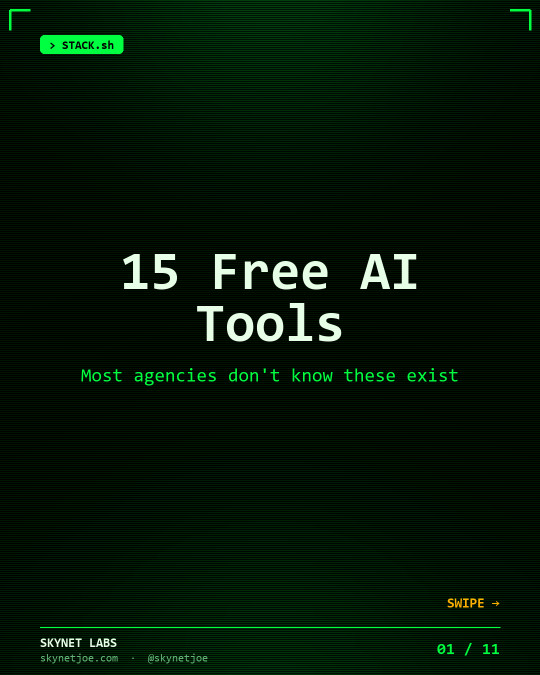
#> input picture slides/02_15-free-ai-tools-most-agencies-dont-know-exist/slide_01.png, 1080 x 1350 px, found by its file name (shown at 1/2 size)
$ python pinterest_pins.py
#> lines starting #> are read from the running program, lines starting #| are printed output that depends on the picture
"""
pinterest_pins.py — SkynetLabs Carousel Batch 5
Generate tall Pinterest-optimized infographic pins.

For each carousel:
  1. Hook slide (title — grabs attention)
  2. Stat slide (big number — curiosity driver)
  3. Recap slide (bullet summary — value proof)

Stitched vertically: 1080 x 2100 (ratio ~1:1.94 — Pinterest sweet spot).
Each slide resized to 1080x700 from 1080x1350 originals.

Output: pinterest-pins/pin_01.png ... pin_30.png
"""

import sys
from pathlib import Path
from PIL import Image

ROOT = Path(__file__).parent.parent
SCRIPTS = Path(__file__).parent
SLIDES_DIR = ROOT / "slides"
OUTPUT_DIR = ROOT / "pinterest-pins"

# Import content data
sys.path.insert(0, str(SCRIPTS))
import content as content_mod

# Pinterest pin dimensions
PIN_WIDTH = 1080
SLIDE_HEIGHT = 700  # each of 3 slides resized to this
PIN_HEIGHT = SLIDE_HEIGHT * 3  # 2100


def title_slug(title: str) -> str:
    """Must match generator.py slug() exactly."""
    return (title.lower()
            .replace(" ", "-")
            .replace("\u2014", "-")
            .replace("/", "-")
            .replace(",", "")
            .replace("'", "")
            .replace("\u2019", "")
            .replace(".", "")
            .replace("(", "")
            .replace(")", ""))[:60]


def find_slide_indices(slides: list) -> dict:
    """Find the best slides to use for Pinterest pin.
    Returns dict with 'hook', 'stat', 'recap' indices (1-based slide numbers).
    Falls back to best alternatives if stat/recap not found.
    """
    hook_idx = 1  # always slide 1

    stat_idx = None
    recap_idx = None
    best_point_idx = None
    cta_idx = None

    for i, slide in enumerate(slides):
        slide_num = i + 1
        stype = slide.get("type", "")
        if stype == "stat" and stat_idx is None:
            stat_idx = slide_num
        elif stype == "recap" and recap_idx is None:
            recap_idx = slide_num
        elif stype == "cta":
            cta_idx = slide_num
        elif stype == "point" and best_point_idx is None:
            # Pick the first point slide as fallback
            best_point_idx = slide_num
#> in generate_pin, img is the input picture: PIL image 1080x1350 RGB; mean R, G, B 3.7, 22.2, 6.1

    # Fallbacks
    if stat_idx is None:
        # Use a content slide near the middle
        mid = len(slides) // 2
        stat_idx = mid + 1 if mid > 0 else 2

    if recap_idx is None:
        # Use the second-to-last slide
        recap_idx = max(len(slides) - 1, 2)

    return {
        "hook": hook_idx,
        "stat": stat_idx,
        "recap": recap_idx,
    }


def resize_and_crop_center(img: Image.Image, target_w: int, target_h: int) -> Image.Image:
    """Resize image to fill target dimensions, then center-crop.
    Preserves aspect ratio during resize, crops overflow.
    """
#> called with target_w = 1080, target_h = 700
    src_w, src_h = img.size
#> src_w = 1080; src_h = 1350
    # Scale to fill (cover)
    scale = max(target_w / src_w, target_h / src_h)
#> scale = 1
    new_w = int(src_w * scale)
#> new_w = 1080
    new_h = int(src_h * scale)
#> new_h = 1350
    img = img.resize((new_w, new_h), Image.LANCZOS)

    # Center crop
    left = (new_w - target_w) // 2
#> left = 0
    top = (new_h - target_h) // 2
#> top = 325
    return img.crop((left, top, left + target_w, top + target_h))
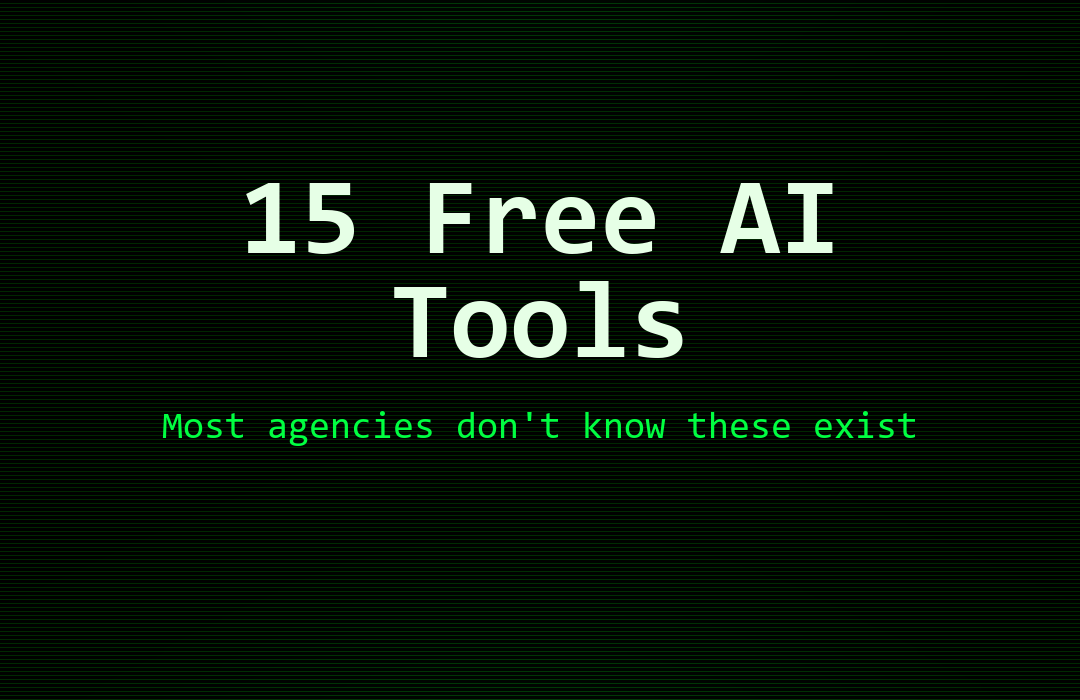
#> returned value: PIL image 1080x700 RGB; mean R, G, B 6.4, 19.4, 7.2


def generate_pin(carousel: dict) -> Path:
    """Generate a tall Pinterest pin for one carousel."""
    cid = carousel["id"]
    title = carousel["title"]
    slides = carousel["slides"]
    folder = f"{cid:02d}_{title_slug(title)}"
    folder_path = SLIDES_DIR / folder

    if not folder_path.exists():
        print(f"  SKIP: folder not found: {folder}")
        return None

    indices = find_slide_indices(slides)

    # Load the 3 slides
    slide_images = []
    for key in ["hook", "stat", "recap"]:
        idx = indices[key]
        slide_path = folder_path / f"slide_{idx:02d}.png"
        if not slide_path.exists():
            print(f"  WARN: slide {idx} not found for {title}, using slide_01")
            slide_path = folder_path / "slide_01.png"
        img = Image.open(slide_path).convert("RGB")
        slide_images.append(img)

    # Resize each slide to 1080x700 (center-crop)
    resized = [resize_and_crop_center(img, PIN_WIDTH, SLIDE_HEIGHT) for img in slide_images]

    # Create the tall pin canvas
    pin = Image.new("RGB", (PIN_WIDTH, PIN_HEIGHT))
#> pin: PIL image 1080x2100 RGB; every value is 0

    # Paste slides vertically
    y_offset = 0
    for img in resized:
        pin.paste(img, (0, y_offset))
        y_offset += SLIDE_HEIGHT
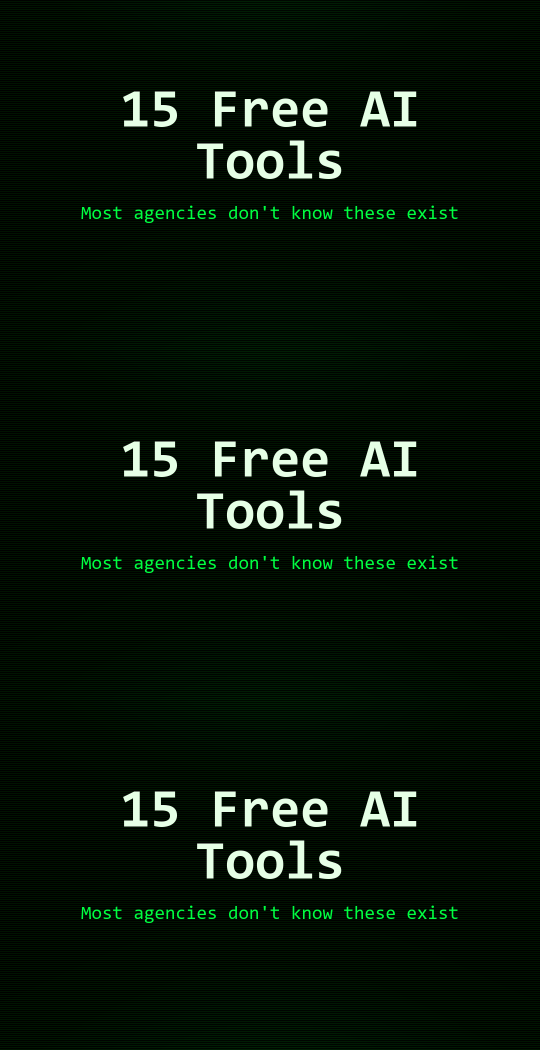
#> pin: PIL image 1080x2100 RGB (shown at 1/2 size); mean R, G, B 6.4, 19.4, 7.2

    # Save
    OUTPUT_DIR.mkdir(parents=True, exist_ok=True)
    out_path = OUTPUT_DIR / f"pin_{cid:02d}.png"
    pin.save(out_path, "PNG", optimize=True)
    return out_path


def main():
    carousels = content_mod.CAROUSELS
    print(f"Generating {len(carousels)} Pinterest pins...")
    print(f"Output: {OUTPUT_DIR}")
    print(f"Pin size: {PIN_WIDTH}x{PIN_HEIGHT} (ratio 1:{PIN_HEIGHT/PIN_WIDTH:.1f})")
    print()

    success = 0
    for carousel in carousels:
        cid = carousel["id"]
        title = carousel["title"]
        indices = find_slide_indices(carousel["slides"])
        print(f"  [{cid:02d}] {title}")
        print(f"       slides: hook={indices['hook']}, stat={indices['stat']}, recap={indices['recap']}")

        result = generate_pin(carousel)
        if result:
            print(f"       -> {result.name}")
            success += 1

    print(f"\nDone: {success}/{len(carousels)} pins generated.")
    print(f"Total size: {sum(f.stat().st_size for f in OUTPUT_DIR.glob('*.png')) / 1024 / 1024:.1f} MB")


if __name__ == "__main__":
    main()
